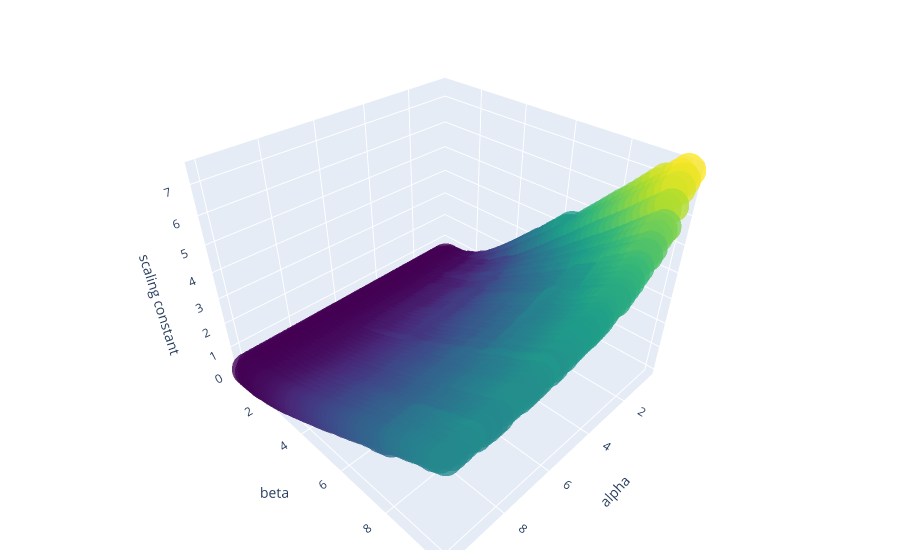

Notebook code for this chart:
### Code cell
graph_objects(parameter_pairs, parameter_cs)

### Figure 1 — Plotly figure (JSON) as saved in the notebook; plotly's stock layout.template omitted (floating-point values rounded to 4 significant figures; data arrays with more than 128 entries replaced by an {"elided": "..."} marker saying what was removed)
{"data": [{"marker": {"color": {"elided": "2500 float values"}, "colorscale": [[0, "#440154"], [0.1111, "#482878"], [0.2222, "#3e4989"], [0.3333, "#31688e"], [0.4444, "#26828e"], [0.5556, "#1f9e89"], [0.6667, "#35b779"], [0.7778, "#6ece58"], [0.8889, "#b5de2b"], [1, "#fde725"]], "opacity": 0.8, "size": 12}, "mode": "markers", "type": "scatter3d", "x": {"elided": "2500 float values"}, "y": {"elided": "2500 float values"}, "z": {"elided": "2500 float values"}}], "layout": {"margin": {"b": 10, "l": 10, "r": 20, "t": 10}, "scene": {"xaxis": {"title": {"text": "alpha"}}, "yaxis": {"title": {"text": "beta"}}, "zaxis": {"title": {"text": "scaling constant"}}}}}
